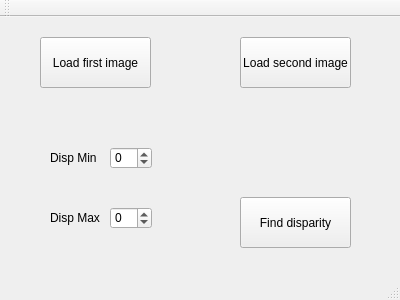
<?xml version="1.0" encoding="UTF-8"?>
<ui version="4.0">
 <class>MainWindow</class>
 <widget class="QMainWindow" name="MainWindow">
  <property name="geometry">
   <rect>
    <x>0</x>
    <y>0</y>
    <width>400</width>
    <height>300</height>
   </rect>
  </property>
  <property name="windowTitle">
   <string>MainWindow</string>
  </property>
  <widget class="QWidget" name="centralWidget">
   <widget class="QPushButton" name="IMGLoad">
    <property name="geometry">
     <rect>
      <x>40</x>
      <y>20</y>
      <width>111</width>
      <height>51</height>
     </rect>
    </property>
    <property name="font">
     <font>
      <pointsize>9</pointsize>
     </font>
    </property>
    <property name="text">
     <string>Load first image</string>
    </property>
   </widget>
   <widget class="QPushButton" name="IMG2Load">
    <property name="geometry">
     <rect>
      <x>240</x>
      <y>20</y>
      <width>111</width>
      <height>51</height>
     </rect>
    </property>
    <property name="font">
     <font>
      <pointsize>9</pointsize>
     </font>
    </property>
    <property name="text">
     <string>Load second image</string>
    </property>
   </widget>
   <widget class="QPushButton" name="FindDisparity">
    <property name="geometry">
     <rect>
      <x>240</x>
      <y>180</y>
      <width>111</width>
      <height>51</height>
     </rect>
    </property>
    <property name="font">
     <font>
      <pointsize>9</pointsize>
     </font>
    </property>
    <property name="text">
     <string>Find disparity</string>
    </property>
   </widget>
   <widget class="QSpinBox" name="DispMin_spinBox">
    <property name="geometry">
     <rect>
      <x>110</x>
      <y>130</y>
      <width>42</width>
      <height>22</height>
     </rect>
    </property>
    <property name="minimum">
     <number>-500</number>
    </property>
    <property name="maximum">
     <number>500</number>
    </property>
   </widget>
   <widget class="QSpinBox" name="DispMax_spinBox">
    <property name="geometry">
     <rect>
      <x>110</x>
      <y>190</y>
      <width>42</width>
      <height>22</height>
     </rect>
    </property>
    <property name="minimum">
     <number>-500</number>
    </property>
    <property name="maximum">
     <number>500</number>
    </property>
   </widget>
   <widget class="QLabel" name="label">
    <property name="geometry">
     <rect>
      <x>50</x>
      <y>130</y>
      <width>51</width>
      <height>21</height>
     </rect>
    </property>
    <property name="font">
     <font>
      <pointsize>9</pointsize>
     </font>
    </property>
    <property name="text">
     <string>Disp Min</string>
    </property>
   </widget>
   <widget class="QLabel" name="label_2">
    <property name="geometry">
     <rect>
      <x>50</x>
      <y>190</y>
      <width>51</width>
      <height>21</height>
     </rect>
    </property>
    <property name="font">
     <font>
      <pointsize>9</pointsize>
     </font>
    </property>
    <property name="text">
     <string>Disp Max</string>
    </property>
   </widget>
  </widget>
  <widget class="QMenuBar" name="menuBar">
   <property name="geometry">
    <rect>
     <x>0</x>
     <y>0</y>
     <width>400</width>
     <height>22</height>
    </rect>
   </property>
  </widget>
  <widget class="QToolBar" name="mainToolBar">
   <attribute name="toolBarArea">
    <enum>TopToolBarArea</enum>
   </attribute>
   <attribute name="toolBarBreak">
    <bool>false</bool>
   </attribute>
  </widget>
  <widget class="QStatusBar" name="statusBar"/>
 </widget>
 <layoutdefault spacing="6" margin="11"/>
 <resources/>
 <connections/>
</ui>
